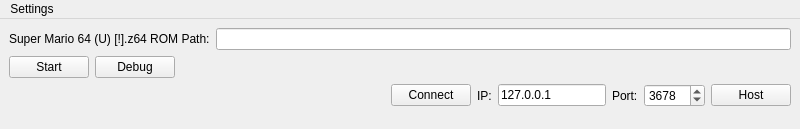
<?xml version="1.0" encoding="UTF-8"?>
<ui version="4.0">
 <class>MainFrame</class>
 <widget class="QMainWindow" name="MainFrame">
  <property name="geometry">
   <rect>
    <x>0</x>
    <y>0</y>
    <width>800</width>
    <height>129</height>
   </rect>
  </property>
  <property name="windowTitle">
   <string>net64-coop (2.0 port)</string>
  </property>
  <widget class="QWidget" name="centralwidget">
   <layout class="QVBoxLayout" name="verticalLayout">
    <item>
     <layout class="QHBoxLayout" name="horizontalLayout_3">
      <item>
       <widget class="QLabel" name="labelRom">
        <property name="text">
         <string>Super Mario 64 (U) [!].z64 ROM Path:</string>
        </property>
       </widget>
      </item>
      <item>
       <widget class="QLineEdit" name="lineEdit"/>
      </item>
     </layout>
    </item>
    <item>
     <layout class="QHBoxLayout" name="horizontalLayout">
      <item>
       <widget class="QPushButton" name="pushButton">
        <property name="text">
         <string>Start</string>
        </property>
       </widget>
      </item>
      <item>
       <widget class="QPushButton" name="pushButtonDebug">
        <property name="text">
         <string>Debug</string>
        </property>
       </widget>
      </item>
      <item>
       <spacer name="horizontalSpacer_2">
        <property name="orientation">
         <enum>Qt::Horizontal</enum>
        </property>
        <property name="sizeHint" stdset="0">
         <size>
          <width>40</width>
          <height>20</height>
         </size>
        </property>
       </spacer>
      </item>
     </layout>
    </item>
    <item>
     <layout class="QHBoxLayout" name="horizontalLayout_2">
      <item>
       <spacer name="horizontalSpacer">
        <property name="orientation">
         <enum>Qt::Horizontal</enum>
        </property>
        <property name="sizeHint" stdset="0">
         <size>
          <width>40</width>
          <height>20</height>
         </size>
        </property>
       </spacer>
      </item>
      <item>
       <widget class="QPushButton" name="pushButtonConnect">
        <property name="text">
         <string>Connect</string>
        </property>
       </widget>
      </item>
      <item>
       <widget class="QLabel" name="labelIp">
        <property name="text">
         <string>IP:</string>
        </property>
       </widget>
      </item>
      <item>
       <widget class="QLineEdit" name="lineEditIp">
        <property name="sizePolicy">
         <sizepolicy hsizetype="Preferred" vsizetype="Fixed">
          <horstretch>0</horstretch>
          <verstretch>0</verstretch>
         </sizepolicy>
        </property>
        <property name="text">
         <string>127.0.0.1</string>
        </property>
       </widget>
      </item>
      <item>
       <widget class="QLabel" name="labelPort">
        <property name="text">
         <string>Port:</string>
        </property>
       </widget>
      </item>
      <item>
       <widget class="QSpinBox" name="spinBoxPort">
        <property name="minimum">
         <number>1</number>
        </property>
        <property name="maximum">
         <number>65535</number>
        </property>
        <property name="value">
         <number>3678</number>
        </property>
       </widget>
      </item>
      <item>
       <widget class="QPushButton" name="pushButtonHost">
        <property name="text">
         <string>Host</string>
        </property>
       </widget>
      </item>
     </layout>
    </item>
    <item>
     <spacer name="verticalSpacer">
      <property name="orientation">
       <enum>Qt::Vertical</enum>
      </property>
      <property name="sizeHint" stdset="0">
       <size>
        <width>20</width>
        <height>40</height>
       </size>
      </property>
     </spacer>
    </item>
   </layout>
  </widget>
  <widget class="QMenuBar" name="menubar">
   <property name="geometry">
    <rect>
     <x>0</x>
     <y>0</y>
     <width>800</width>
     <height>21</height>
    </rect>
   </property>
   <widget class="QMenu" name="menuSettings">
    <property name="title">
     <string>Settings</string>
    </property>
    <addaction name="action_emulator_settings"/>
   </widget>
   <addaction name="menuSettings"/>
  </widget>
  <action name="action_emulator_settings">
   <property name="text">
    <string>Emulator</string>
   </property>
   <property name="toolTip">
    <string>Configure the N64 emulation</string>
   </property>
  </action>
 </widget>
 <resources/>
 <connections>
  <connection>
   <sender>pushButton</sender>
   <signal>clicked()</signal>
   <receiver>MainFrame</receiver>
   <slot>on_start_emulator()</slot>
   <hints>
    <hint type="sourcelabel">
     <x>386</x>
     <y>261</y>
    </hint>
    <hint type="destinationlabel">
     <x>586</x>
     <y>517</y>
    </hint>
   </hints>
  </connection>
 </connections>
 <slots>
  <slot>on_start_emulator()</slot>
 </slots>
</ui>
